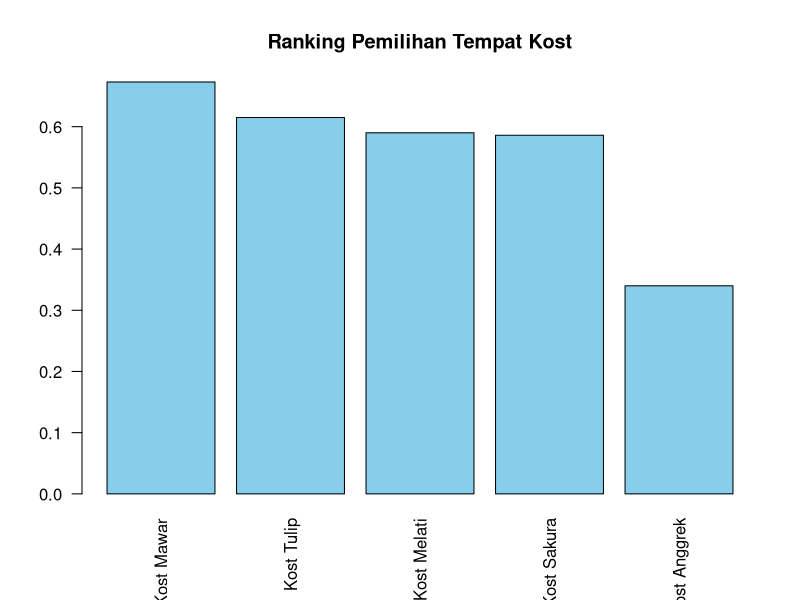

Write the R code that produced this figure.
# PROYEK SPK PEMILIHAN TEMPAT KOST
# METODE AHP DAN TOPSIS

kriteria <- c(
  "Harga",
  "Jarak",
  "Fasilitas",
  "WiFi",
  "Keamanan"
)

hitung_ahp <- function(M, nama){
  
  cat("\n")
  cat("\n", nama)
  cat("\n")
  
  print(round(M,3))
  
  jumlah_kolom <- colSums(M)
  
  cat("\nJumlah Kolom:\n")
  print(round(jumlah_kolom,3))
  
  normalisasi <- M
  
  for(i in 1:ncol(M)){
    
    normalisasi[,i] <- M[,i] / jumlah_kolom[i]
    
  }
  
  cat("\nNormalisasi Matrix:\n")
  print(round(normalisasi,3))
  
  prioritas <- rowMeans(normalisasi)
  
  hasil_prioritas <- data.frame(
    Kriteria = kriteria,
    Prioritas = round(prioritas,3)
  )
  
  cat("\nBobot Prioritas:\n")
  print(hasil_prioritas)
  
  lambda_max <- sum(jumlah_kolom * prioritas)
  
  cat("\nLambda Max:\n")
  print(round(lambda_max,3))
  
  n <- nrow(M)
  
  CI <- (lambda_max - n)/(n - 1)
  
  cat("\nConsistency Index:\n")
  print(round(CI,3))
  
  RI <- 1.12
  
  cat("\nRandom Index:\n")
  print(RI)
  
  CR <- CI / RI
  
  cat("\nConsistency Ratio:\n")
  print(round(CR,3))
  
  if(CR < 0.1){
    
    cat("\nSTATUS : KONSISTEN\n")
    
  } else {
    
    cat("\nSTATUS : TIDAK KONSISTEN\n")
    
  }
  
  return(prioritas)
}

R1 <- matrix(c(
  
  1,    3,    5,    5,    1,
  1/3,  1,    3,    5,    1/3,
  1/5,  1/3,  1,    3,    1/3,
  1/5,  1/5,  1/3,  1,    1/5,
  1,    3,    3,    5,    1
  
), nrow=5, byrow=TRUE)

R2 <- matrix(c(
  
  1,    3,    5,    5,    3,
  1/3,  1,    3,    3,    1,
  1/5,  1/3,  1,    1,    1/3,
  1/5,  1/3,  1,    1,    1/3,
  1/3,  1,    3,    3,    1
  
), nrow=5, byrow=TRUE)

R3 <- matrix(c(
  
  1,    3,    5,    5,    5,
  1/3,  1,    3,    3,    3,
  1/5,  1/3,  1,    1,    1,
  1/5,  1/3,  1,    1,    1,
  1/5,  1/3,  1,    1,    1
  
), nrow=5, byrow=TRUE)

R4 <- matrix(c(
  
  1,    3,    5,    3,    1,
  1/3,  1,    1,    3,    1/3,
  1/5,  1,    1,    3,    1/3,
  1/3,  1/3,  1/3,  1,    1/3,
  1,    3,    3,    3,    1
  
), nrow=5, byrow=TRUE)

R5 <- matrix(c(
  
  1,    3,    5,    5,    3,
  1/3,  1,    3,    3,    1,
  1/5,  1/3,  1,    1,    1/3,
  1/5,  1/3,  1,    1,    1/3,
  1/3,  1,    3,    3,    1
  
), nrow=5, byrow=TRUE)

P1 <- hitung_ahp(R1, "RESPONDEN 1")
P2 <- hitung_ahp(R2, "RESPONDEN 2")
P3 <- hitung_ahp(R3, "RESPONDEN 3")
P4 <- hitung_ahp(R4, "RESPONDEN 4")
P5 <- hitung_ahp(R5, "RESPONDEN 5")

bobot_matrix <- rbind(P1,P2,P3,P4,P5)

geomean <- apply(
  bobot_matrix,
  2,
  function(x){
    
    prod(x)^(1/length(x))
    
  }
)

bobot_final <- geomean / sum(geomean)

cat("\nBOBOT FINAL AHP\n")

hasil_bobot <- data.frame(
  
  Kriteria = kriteria,
  Bobot = round(bobot_final,3)
  
)

print(hasil_bobot)

alternatif <- c(
  
  "Kost Mawar",
  "Kost Melati",
  "Kost Tulip",
  "Kost Anggrek",
  "Kost Sakura"
  
)

X <- matrix(c(
  
  800, 1, 4, 4, 4,
  650, 2, 3, 3, 4,
  900, 1, 5, 5, 5,
  700, 3, 4, 3, 3,
  750, 2, 4, 4, 5
  
), byrow=TRUE, nrow=5)

colnames(X) <- kriteria
rownames(X) <- alternatif

cat("\nMATRIX KEPUTUSAN\n")

print(X)

jenis <- c(
  
  "cost",
  "cost",
  "benefit",
  "benefit",
  "benefit"
  
)

R <- matrix(0, nrow=nrow(X), ncol=ncol(X))

for(j in 1:ncol(X)){
  
  pembagi <- sqrt(sum(X[,j]^2))
  
  R[,j] <- X[,j] / pembagi
  
}

colnames(R) <- kriteria
rownames(R) <- alternatif

cat("\nNORMALISASI TOPSIS\n")

print(round(R,3))

Y <- R

for(j in 1:ncol(R)){
  
  Y[,j] <- R[,j] * bobot_final[j]
  
}

colnames(Y) <- kriteria
rownames(Y) <- alternatif

cat("\nNORMALISASI TERBOBOT\n")

print(round(Y,3))

Aplus <- c()
Amin <- c()

for(j in 1:ncol(Y)){
  
  if(jenis[j] == "benefit"){
    
    Aplus[j] <- max(Y[,j])
    Amin[j] <- min(Y[,j])
    
  } else {
    
    Aplus[j] <- min(Y[,j])
    Amin[j] <- max(Y[,j])
  }
}

cat("\nSOLUSI IDEAL POSITIF\n")

print(round(Aplus,3))

cat("\nSOLUSI IDEAL NEGATIF\n")

print(round(Amin,3))

Dplus <- c()
Dmin <- c()

for(i in 1:nrow(Y)){
  
  Dplus[i] <- sqrt(sum((Y[i,] - Aplus)^2))
  
  Dmin[i] <- sqrt(sum((Y[i,] - Amin)^2))
  
}

V <- Dmin / (Dmin + Dplus)

hasil <- data.frame(
  
  Alternatif = alternatif,
  Dplus = round(Dplus,3),
  Dmin = round(Dmin,3),
  Preferensi = round(V,3)
  
)

hasil <- hasil[order(-hasil$Preferensi),]

hasil$Ranking <- 1:nrow(hasil)

cat("\nHASIL RANKING TOPSIS\n")

print(hasil)

barplot(
  
  hasil$Preferensi,
  
  names.arg = hasil$Alternatif,
  
  main = "Ranking Pemilihan Tempat Kost",
  
  col = "skyblue",
  
  las = 2
  
)
